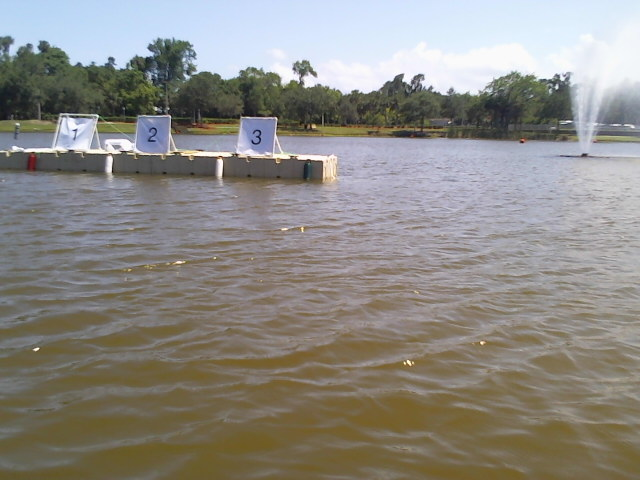
#> input picture py_template_matching/test_images/2017-06-22-15_10_03.png, 640 x 480 px; its folder holds only this picture in this run
$ python template_matching.py
#> lines starting #> are read from the running program, lines starting #| are printed output that depends on the picture
import cv2
import numpy as np
from matplotlib import pyplot as plt
from glob import glob

# All the 6 methods for comparison in a list
methods = ['cv2.TM_CCOEFF_NORMED']


for fn in glob('/home/charlesdickens/Documents/vantTEC/NUMBER_DETECTION/VANTEC_number_detection/py_template_matching/test_images/*.png'):

	img = cv2.imread(fn,0)
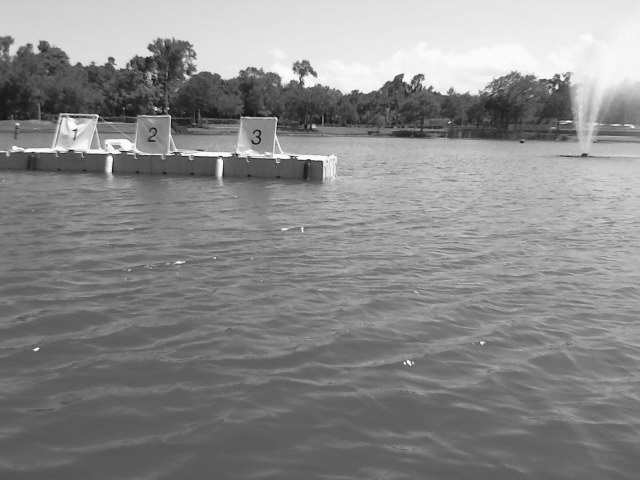
#> img: shape (480, 640); min 4, max 255, mean 137.8
	img2 = img.copy()
	template = cv2.imread('1.png',0)
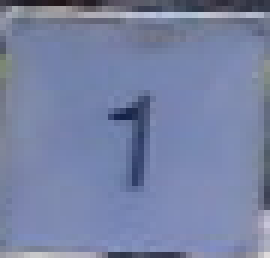
#> input picture py_template_matching/1.png, 45 x 43 px (shown 6 times larger)
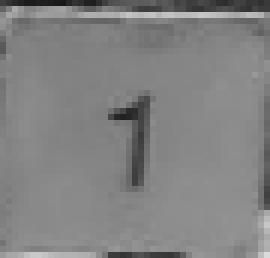
#> template: shape (43, 45) (shown 6 times larger); min 23, max 218, mean 130.2
	w, h = template.shape[::-1]
#> w = 45; h = 43

	for meth in methods:
		img = img2.copy()
		method = eval(meth)

		# Apply template Matching
		res = cv2.matchTemplate(img,template,method)
		min_val, max_val, min_loc, max_loc = cv2.minMaxLoc(res)

		# If the method is TM_SQDIFF or TM_SQDIFF_NORMED, take minimum
		if method in [cv2.TM_SQDIFF, cv2.TM_SQDIFF_NORMED]:
		    top_left = min_loc
		else:
		    top_left = max_loc
		bottom_right = (top_left[0] + w, top_left[1] + h)

		cv2.rectangle(img,top_left, bottom_right, 255, 2)
		cv2.imshow('detection',img)
		k = cv2.waitKey(0) & 0xFF
		if k == 27:
			cv2.destroyAllWindows()
#> this loop made 1 pass; (key Esc is pressed on pass 1)
#> (min_val, max_val, min_loc, top_left, bottom_right) on pass 1: (-0.487, 0.522, (575, 422), (388, 137), (433, 180))
#> pass 1, `res = cv2.matchTemplate(img,template,method)`:
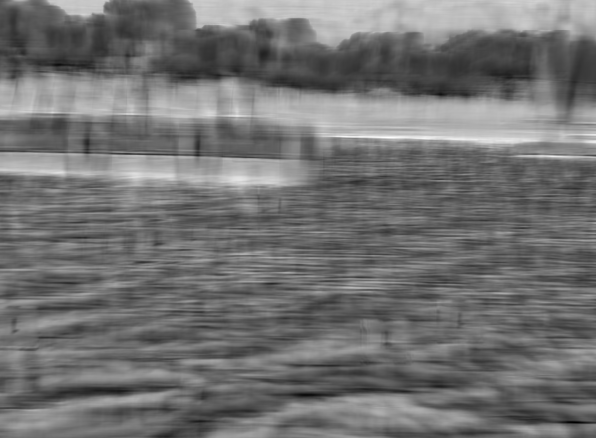
#> res: shape (438, 596) float32; min -0.487, max 0.522, mean -0.0355; drawn with min black and max white
#> pass 1, `cv2.imshow('detection',img)`:
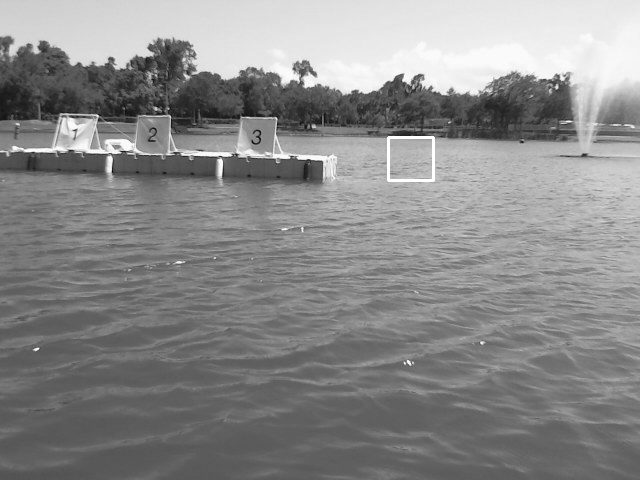
#> window 'detection': shape (480, 640); min 4, max 255, mean 138
